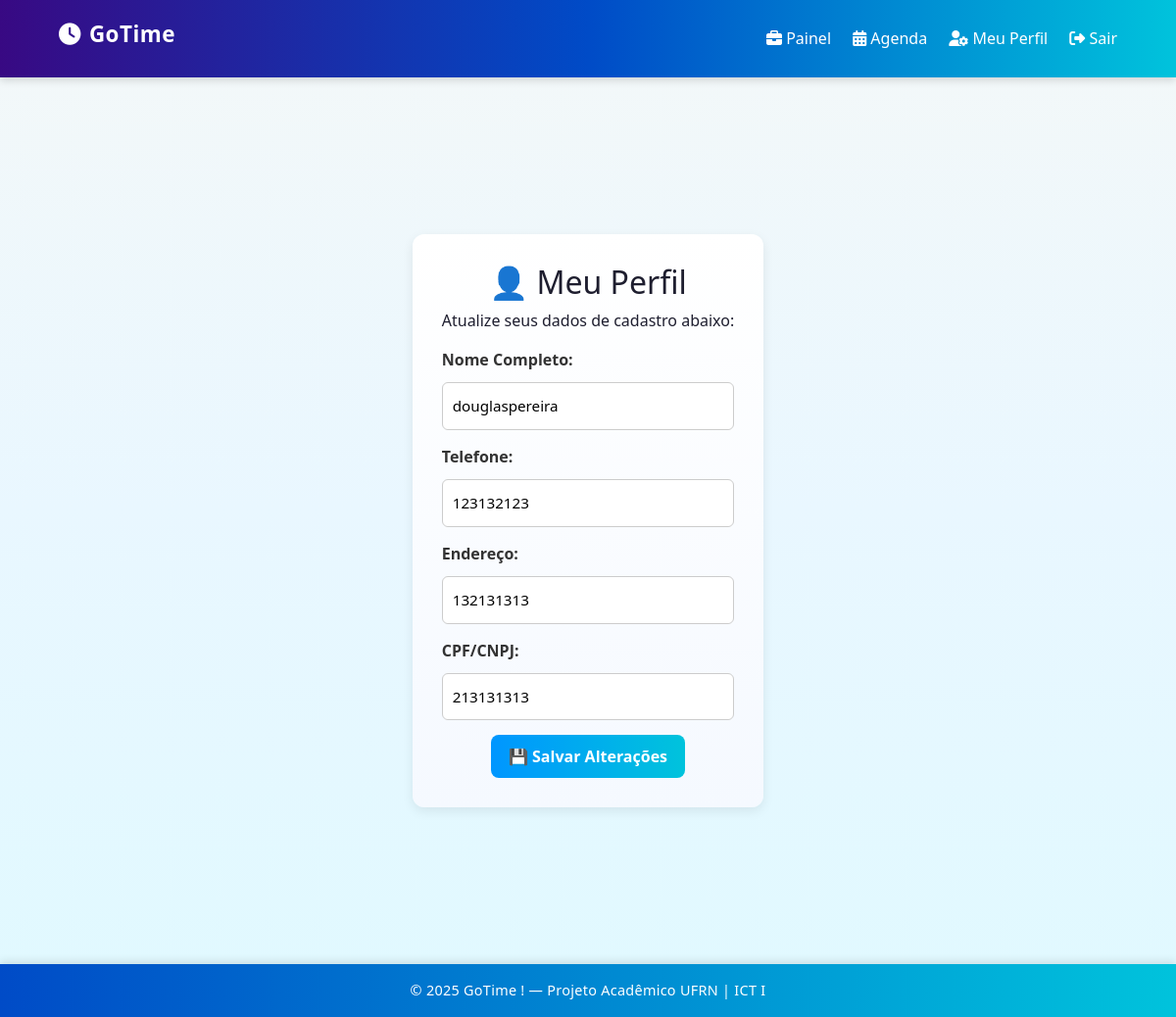
/profissional/perfil/ (signed in), run on the app's committed database.
### servicos/models.py (models this page shows, shortened)
class Perfil(models.Model):
    user = models.OneToOneField(User, on_delete=models.CASCADE)
    nome_completo = models.CharField(max_length=100)
    telefone = models.CharField(max_length=20)
    endereco = models.CharField(max_length=200)
    cpf_cnpj = models.CharField(max_length=20)
    is_profissional = models.BooleanField(default=False)
    servicos = models.ManyToManyField('Servico', blank=True, related_name='profissionais')

### servicos/views.py (the view, shortened to what this page needs)
# urls.py: path('profissional/perfil/', views.perfil_profissional, name='perfil_profissional'),
@login_required
def perfil_profissional(request):
    perfil = Perfil.objects.get(user=request.user)
    if not perfil.is_profissional:
        messages.error(request, "Somente profissionais podem acessar esta página.")
        return redirect('dashboard_cliente')
    return render(request, 'servicos/perfil_profissional.html', {'perfil': perfil})

### servicos/templates/servicos/perfil_profissional.html (shortened to what this page needs)
{% extends 'servicos/base.html' %}
{% block content %}
<section class="perfil-section">
    <h2>👤 Meu Perfil</h2>
    <p>Atualize seus dados de cadastro abaixo:</p>
    <form method="POST">
        <div class="form-group">
            <label>Nome Completo:</label>
            <input type="text" name="nome_completo" value="{{ perfil.nome_completo }}" required>
        </div>
        <div class="form-group">
            <label>Telefone:</label>
            <input type="text" name="telefone" value="{{ perfil.telefone }}" required>
        </div>
        <div class="form-group">
            <label>Endereço:</label>
            <input type="text" name="endereco" value="{{ perfil.endereco }}" required>
        </div>
        <div class="form-group">
            <label>CPF/CNPJ:</label>
            <input type="text" name="cpf_cnpj" value="{{ perfil.cpf_cnpj }}" required>
        </div>
        <button type="submit" class="btn-salvar">💾 Salvar Alterações</button>
    </form>
</section>
{% endblock %}

### servicos/static/servicos/css/style.css (style rules this page uses)
:root { --cor-primaria: #0078D7; --cor-secundaria: #005fa3; --cor-gradiente: linear-gradient(180deg, #e9f1ff 0%, #f8faff 100%); --cor-fundo: #f8faff; --cor-texto: #222; --cor-branca: #fff; --sombra: 0 6px 18px rgba(0, 0, 0, 0.08); }
* { margin: 0; padding: 0; box-sizing: border-box; font-family: "Segoe UI", Arial, sans-serif; }
body { background: var(--cor-gradiente); color: var(--cor-texto); min-height: 100vh; display: flex; flex-direction: column; animation: fadeIn 0.8s ease-in; }
.form-group { text-align: left; }
.form-group label { display: block; font-weight: 600; color: #333; margin-bottom: 6px; }
.form-group input, .form-group select { width: 100%; padding: 12px 10px; border: 1px solid #ccc; border-radius: 6px; outline: none; font-size: 0.95rem; transition: all 0.3s ease; }

### servicos/templates/servicos/base.html (style rules this page uses)
:root { --roxo-profundo: #380983; --azul-intenso: #004bc7; --azul-claro: #0096ff; --ciano: #00c3dc; --branco-gelo: #f4f8f8; --cinza-texto: #1e1e2f; }
body { margin: 0; font-family: 'Segoe UI', Roboto, sans-serif; background: linear-gradient(180deg, var(--branco-gelo) 0%, #e9f7ff 50%, #e0f9ff 100%); color: var(--cinza-texto); display: flex; flex-direction: column; min-height: 100vh; }

### servicos/templates/servicos/perfil_profissional.html (style rules this page uses)
.perfil-section { background: linear-gradient(180deg, #ffffff, #f5f9ff); border-radius: 12px; box-shadow: 0 4px 12px rgba(0,0,0,0.08); padding: 30px; max-width: 700px; margin: 40px auto; animation: fadeIn 0.4s ease; }
.form-group { margin-bottom: 15px; }
label { display: block; color: #1b1464; font-weight: 600; }
input { width: 100%; padding: 10px; border-radius: 8px; border: 1px solid #ccc; margin-top: 5px; }
.btn-salvar { background: linear-gradient(90deg, #0096ff, #00c3dc); color: white; border: none; border-radius: 8px; padding: 10px 18px; font-weight: 600; cursor: pointer; transition: 0.3s; }

### data on the page
Perfil: nome_completo "douglaspereira", telefone "123132123", endereco "132131313", cpf_cnpj "213131313"
